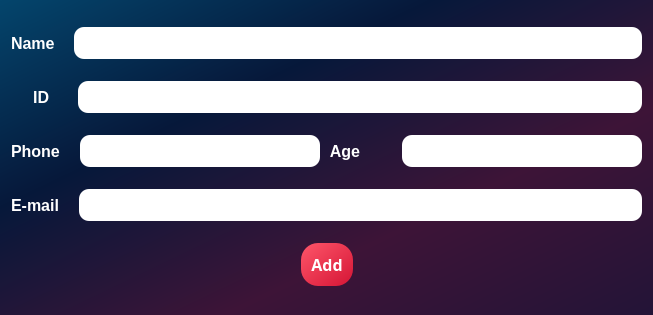
<?xml version="1.0" encoding="UTF-8"?>
<ui version="4.0">
 <class>AddStudentPage</class>
 <widget class="QDialog" name="AddStudentPage">
  <property name="geometry">
   <rect>
    <x>0</x>
    <y>0</y>
    <width>613</width>
    <height>315</height>
   </rect>
  </property>
  <property name="windowTitle">
   <string>Add Student Page</string>
  </property>
  <property name="styleSheet">
   <string notr="true">/*Copyright (c) DevSec Studio. All rights reserved.

MIT License

Permission is hereby granted, free of charge, to any person obtaining a copy
of this software and associated documentation files (the &quot;Software&quot;), to deal
in the Software without restriction, including without limitation the rights
to use, copy, modify, merge, publish, distribute, sublicense, and/or sell
copies of the Software, and to permit persons to whom the Software is
furnished to do so, subject to the following conditions:

The above copyright notice and this permission notice shall be included in all
copies or substantial portions of the Software.

THE SOFTWARE IS PROVIDED *AS IS*, WITHOUT WARRANTY OF ANY KIND, EXPRESS OR
IMPLIED, INCLUDING BUT NOT LIMITED TO THE WARRANTIES OF MERCHANTABILITY,
FITNESS FOR A PARTICULAR PURPOSE AND NONINFRINGEMENT. IN NO EVENT SHALL THE
AUTHORS OR COPYRIGHT HOLDERS BE LIABLE FOR ANY CLAIM, DAMAGES OR OTHER
LIABILITY, WHETHER IN AN ACTION OF CONTRACT, TORT OR OTHERWISE, ARISING FROM,
OUT OF OR IN CONNECTION WITH THE SOFTWARE OR THE USE OR OTHER DEALINGS IN THE SOFTWARE.
*/

/*-----QWidget-----*/
QWidget
{
	background: qlineargradient(x1:0, y1:0, x2:1, y2:1, stop:0 #04456c, stop:0.33 #06183a, stop:0.67 #3d1437, stop:1 #231437);

	color: #000000;
	border-color: #000000;

}


/*-----QLabel-----*/
QLabel
{
	background-color: #292f45;
	color: #b9b9bb;
	border-color: #000000;

}


/*-----QPushButton-----*/
QPushButton
{
	background-color: #f0742f;
	color: #fff;
	font-weight: bold;
	border-style: solid;
	border-width: 1px;
	border-radius: 17px;
	border-color: #f0742f;
	padding: 10px;

}


QPushButton::hover
{
	background-color: #fc7c11;
	color: #fff;

}


QPushButton::pressed
{
	background-color: #ff6b35;
	color: #fff;

}


/*-----QToolButton-----*/
QToolButton
{
	background-color: #292f45;
	color: #000000;
	border-style: solid;
	border-color: #000000;

}


QToolButton::hover
{
	background-color: #fc7c11;
	color: #000000;
	padding: 2px;
	border-radius: 15px;
	border-color: #fc7c11;

}


QToolButton::pressed
{
	background-color: #fc7c11;
	color: #000000;
	border-style: solid;
	border-width: 2px;

}


/*-----QLineEdit-----*/
QLineEdit{
	background-color: rgb(255, 255, 255);
	color: rgb(35, 35, 35);
	font-weight: bold;
	border-style: solid;
	border-width: 2px;
	border-top: 0px;
	border-left: 0px;
	border-right: 0px;
	border-color: #b9b9bb;
	padding: 10px;

}


/*-----QCheckBox-----*/
QCheckBox
{
	background-color: transparent;
	color: #b9b9bb;
	font-weight: bold;

}


QCheckBox::indicator
{
    color: #b1b1b1;
    background-color: #00111d;
    border: 1px solid #f0742f;
    width: 12px;
    height: 12px;

}


QCheckBox::indicator:checked
{
    image:url(&quot;./ressources/check.png&quot;); /*To replace*/
	background-color: #1f2b2b;
    border: 1px solid #f0742f;

}


QCheckBox::indicator:unchecked:hover
{
    border: 1px solid #f0742f;

}


QCheckBox::disabled
{
	color: #656565;

}


QCheckBox::indicator:disabled
{
	background-color: #656565;
	color: #656565;
    border: 1px solid #656565;

}
</string>
  </property>
  <layout class="QVBoxLayout" name="verticalLayout">
   <item>
    <layout class="QHBoxLayout" name="horizontalLayout">
     <item>
      <widget class="QLabel" name="label">
       <property name="styleSheet">
        <string notr="true">color:#ffffff;
 font-weight: bold;
background: None;
font-size: 16px;</string>
       </property>
       <property name="text">
        <string>Name   </string>
       </property>
      </widget>
     </item>
     <item>
      <widget class="QLineEdit" name="line_name">
       <property name="styleSheet">
        <string notr="true">  position: relative;
  display: inline-block;
  height: 32px;
  width: 240px;
  margin: 0;
  padding: 0;
  background-color: #fff;
  border: none;
  border-radius: 10px;</string>
       </property>
      </widget>
     </item>
    </layout>
   </item>
   <item>
    <layout class="QHBoxLayout" name="horizontalLayout_2">
     <item>
      <widget class="QLabel" name="label_2">
       <property name="styleSheet">
        <string notr="true">color:#ffffff;
 font-weight: bold;
background: None;
font-size: 16px;</string>
       </property>
       <property name="text">
        <string>     ID     </string>
       </property>
      </widget>
     </item>
     <item>
      <widget class="QLineEdit" name="line_ID">
       <property name="styleSheet">
        <string notr="true">  position: relative;
  display: inline-block;
  height: 32px;
  width: 240px;
  margin: 0;
  padding: 0;
  background-color: #fff;
  border: none;
  border-radius: 10px;</string>
       </property>
      </widget>
     </item>
    </layout>
   </item>
   <item>
    <layout class="QHBoxLayout" name="horizontalLayout_6">
     <item>
      <layout class="QHBoxLayout" name="horizontalLayout_3">
       <item>
        <widget class="QLabel" name="label_3">
         <property name="styleSheet">
          <string notr="true">color:#ffffff;
 font-weight: bold;
background: None;
font-size: 16px;</string>
         </property>
         <property name="text">
          <string>Phone   </string>
         </property>
        </widget>
       </item>
       <item>
        <widget class="QLineEdit" name="line_phone">
         <property name="styleSheet">
          <string notr="true">  position: relative;
  display: inline-block;
  height: 32px;
  width: 240px;
  margin: 0;
  padding: 0;
  background-color: #fff;
  border: none;
  border-radius: 10px;</string>
         </property>
        </widget>
       </item>
      </layout>
     </item>
     <item>
      <layout class="QHBoxLayout" name="horizontalLayout_7">
       <item>
        <widget class="QLabel" name="label_8">
         <property name="styleSheet">
          <string notr="true">color:#ffffff;
 font-weight: bold;
background: None;
font-size: 16px;</string>
         </property>
         <property name="text">
          <string> Age        </string>
         </property>
        </widget>
       </item>
       <item>
        <widget class="QLineEdit" name="line_Age">
         <property name="styleSheet">
          <string notr="true">  position: relative;
  display: inline-block;
  height: 32px;
  width: 240px;
  margin: 0;
  padding: 0;
  background-color: #fff;
  border: none;
  border-radius: 10px;</string>
         </property>
        </widget>
       </item>
      </layout>
     </item>
    </layout>
   </item>
   <item>
    <layout class="QHBoxLayout" name="horizontalLayout_4">
     <item>
      <widget class="QLabel" name="label_4">
       <property name="styleSheet">
        <string notr="true">color:#ffffff;
 font-weight: bold;
background: None;
font-size: 16px;</string>
       </property>
       <property name="text">
        <string>E-mail   </string>
       </property>
      </widget>
     </item>
     <item>
      <widget class="QLineEdit" name="line_mail">
       <property name="styleSheet">
        <string notr="true">  position: relative;
  display: inline-block;
  height: 32px;
  width: 240px;
  margin: 0;
  padding: 0;
  background-color: #fff;
  border: none;
  border-radius: 10px;</string>
       </property>
      </widget>
     </item>
    </layout>
   </item>
   <item>
    <layout class="QHBoxLayout" name="horizontalLayout_5">
     <item>
      <spacer name="horizontalSpacer">
       <property name="orientation">
        <enum>Qt::Horizontal</enum>
       </property>
       <property name="sizeHint" stdset="0">
        <size>
         <width>40</width>
         <height>20</height>
        </size>
       </property>
      </spacer>
     </item>
     <item>
      <widget class="QPushButton" name="buttomadd">
       <property name="font">
        <font>
         <family>Gilroy</family>
         <pointsize>12</pointsize>
         <bold>true</bold>
        </font>
       </property>
       <property name="styleSheet">
        <string notr="true">background: qlineargradient(spread:pad, x1:0, y1:0, x2:1, y2:1, stop:0 rgba(254, 86, 106, 255), stop:1 rgba(213, 21, 53, 255));
border: none;
font-family: Gilroy,sans-serif;
</string>
       </property>
       <property name="text">
        <string>Add</string>
       </property>
      </widget>
     </item>
     <item>
      <spacer name="horizontalSpacer_2">
       <property name="orientation">
        <enum>Qt::Horizontal</enum>
       </property>
       <property name="sizeHint" stdset="0">
        <size>
         <width>40</width>
         <height>20</height>
        </size>
       </property>
      </spacer>
     </item>
    </layout>
   </item>
  </layout>
 </widget>
 <resources/>
 <connections/>
</ui>
